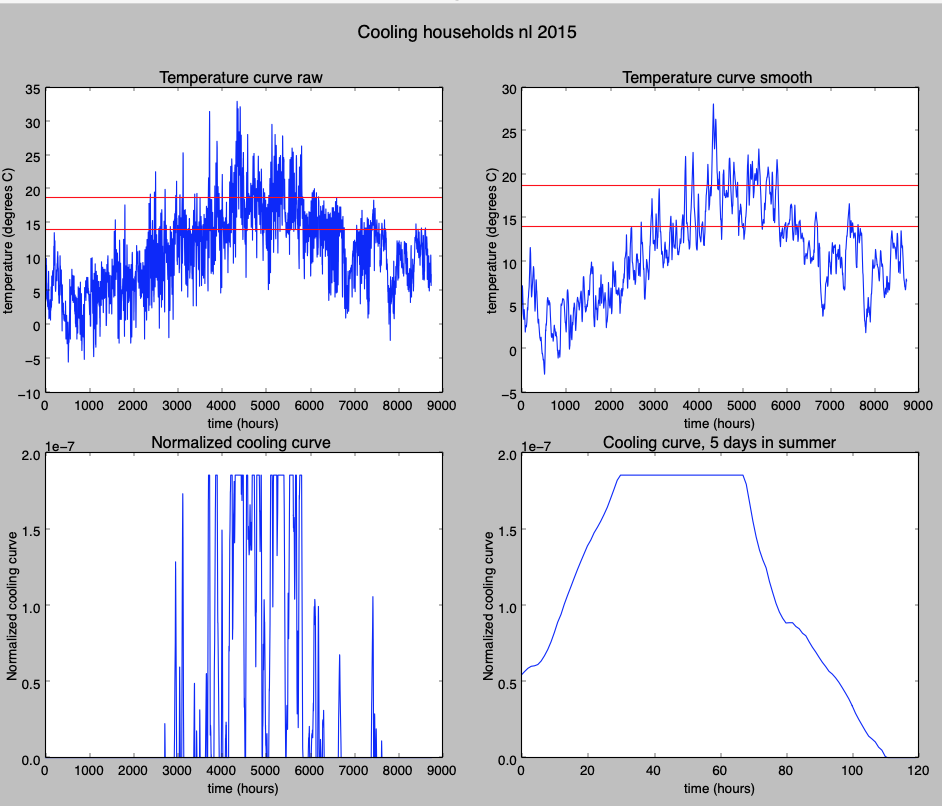

Here is the Python script that generated this plot:
# -*- coding: utf-8 -*-
import numpy as np
import sys
import pylab as plt
from numpy import genfromtxt
import matplotlib.pyplot as plt
from matplotlib.colors import LogNorm
import os
from pylab import *

# General constants
T_lower_limit = 14. # cooling starts above this temerature
flh_required = 1500.0  # typical flh for a cooling device in The Netherlands, see Read me
number_of_values_moving_average = 24
constant_cooling_factor = 0.5

# Define start value of upper limit close to lower limmit
T_upper_limit = T_lower_limit + 0.01 # start value of upper limit cooling

# Calculations with constants
annual_sum_constant = (1/3600.) * constant_cooling_factor
annual_sum_temperature = (1/3600.) * (1-constant_cooling_factor)
constant_cooling_value = annual_sum_constant / (365.*24.)

# # Communicate with the user
# if(len(sys.argv) != 3):
#     print "Use: python " + str(sys.argv[0]) + " <country> <year> "
#     sys.exit(1)
# else:
#     country = sys.argv[1]
#     year = sys.argv[2]
#     temperature_file_path = "../data/" + country +"/" + year + "/input" + "/air_temperature.csv"
#     output_file_path = "../data/" + country +"/" + year + "/output/"

country = "nl" 
year = "2015"
temperature_file_path ="air_temperature_2015.csv"

# temperature_file_path = "../data/" + country +"/" + year + "/input" + "/air_temperature.csv"
# output_file_path = "../data/" + country +"/" + year + "/output/"

# Define empty arrays
temperature = np.genfromtxt(temperature_file_path, delimiter=",") # degrees C
T_cooling = np.zeros(len(temperature))
cooling_curve = np.zeros(len(temperature))

# Smooth temperature curve
N = number_of_values_moving_average
cumsum, moving_aves = [0], []

for i, x in enumerate(temperature, 1):
    cumsum.append(cumsum[i-1] + x)
    if i>=N:
        moving_ave = (cumsum[i] - cumsum[i-N])/N
        #can do stuff with moving_ave here
        moving_aves.append(moving_ave)

temperature_smooth = moving_aves

# Generate cooling curve above start temperature
for i in range(0,len(temperature_smooth)):
    if temperature_smooth[i] > T_lower_limit:
        T_cooling[i] = temperature_smooth[i] - T_lower_limit
    else:
        T_cooling[i] = 0.0

# Define function that generates cooling curve between start temperature and upper limit and calculates flh
def find_Tcooling_max(T_upper_limit, T_cooling, cooling_curve ):
    T_upper_limit = T_upper_limit + 0.05

    # Generate cooling curve between start temperature and upper limit
    for i in range(0,len(temperature_smooth)):
        if temperature_smooth[i] > T_upper_limit:
            cooling_curve[i] = T_upper_limit - T_lower_limit
        else:
            cooling_curve[i] = T_cooling[i]

    # Normalize T_cooling
    cooling_curve = cooling_curve / sum(cooling_curve) * (annual_sum_temperature)
    cooling_curve = np.array(cooling_curve)

    # Construct cooling curve by adding constant_cooling_value to normalized T cooling
    cooling_curve = cooling_curve + constant_cooling_value
    cooling_range = np.amax(cooling_curve, axis=0)
    load_technology = np.zeros(len(cooling_curve))
    sum_cooling_curve = sum(cooling_curve)

    # Find flh
    for i in range(0,len(cooling_curve)):
        load_technology[i] = cooling_curve[i] / cooling_range
    flh = sum(load_technology)

    return T_upper_limit,T_cooling,cooling_curve,flh


# Make sure while loop starts
flh = flh_required + 1.

# Iterate, lower upper limit until flh_required is reached
while flh > flh_required:
    T_upper_limit, T_cooling, cooling_curve, flh = find_Tcooling_max(T_upper_limit, T_cooling, cooling_curve)

# Calculate some extra output parameters
hourly_data = cooling_curve
peak_hourly_data = max(hourly_data)
average_hourly_data = average(hourly_data)
average_temperature = average(temperature)

# Print interesting input and output (if required)
print("Full load hours of cooling technology = " + str(round(flh,1)))
print("Running average over = " + str(round(number_of_values_moving_average,1)) + " h")
print("Average temperature = " + str(round(average_temperature,1)) + " degrees C")
print("Cooling starts at " + str(T_lower_limit) + " degrees C")
print("Cooling ends at = " + str(T_upper_limit) + " degrees C")
print("Maximum temperature drop = " + str(T_upper_limit-T_lower_limit) + " degrees C")
print("Peak / average = " + str(round(peak_hourly_data/average_hourly_data,1)))

#Plot (if required)
subplot(2,2,1)
plt.plot(temperature[0:24*365], 'b-')
plt.axhline(y=T_lower_limit, color='r', linestyle='-')
plt.axhline(y=T_upper_limit, color='r', linestyle='-')
plt.xlabel('time (hours)')
plt.ylabel('temperature (degrees C)')
plt.title("Temperature curve raw ")

subplot(2,2,2)
plt.plot(temperature_smooth[0:24*365], 'b-')
plt.axhline(y=T_lower_limit, color='r', linestyle='-')
plt.axhline(y=T_upper_limit, color='r', linestyle='-')
plt.xlabel('time (hours)')
plt.ylabel('temperature (degrees C)')
plt.title("Temperature curve smooth ")

subplot(2,2,3)
plt.plot(hourly_data[0:24*365], 'b-')
plt.title("Normalized cooling curve ")
plt.xlabel('time (hours)')
plt.ylabel('Normalized cooling curve')

subplot(2,2,4)
plt.plot(hourly_data[24*160:24*165], 'b-')
plt.title("Cooling curve, 5 days in summer")
plt.xlabel('time (hours)')
plt.ylabel('Normalized cooling curve')

plt.suptitle("Cooling households " + country + " " + year, fontsize=16)

plt.show()

# # Write data to file
# np.savetxt(output_file_path + "households_cooling" + ".csv", hourly_data, fmt='%.13f', delimiter=',')
# print("Succesfully written output files " + str(country) + " " + str(year) + "!")
